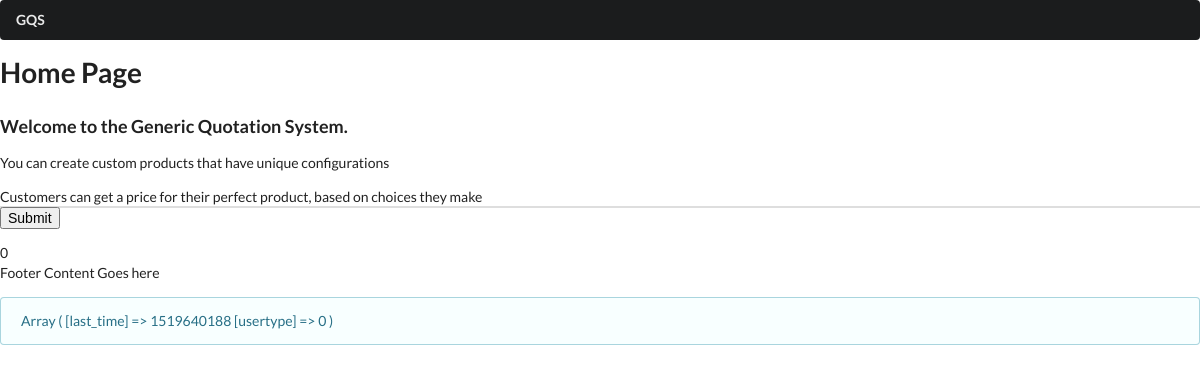
Before: /client/quote.php with the older database file.
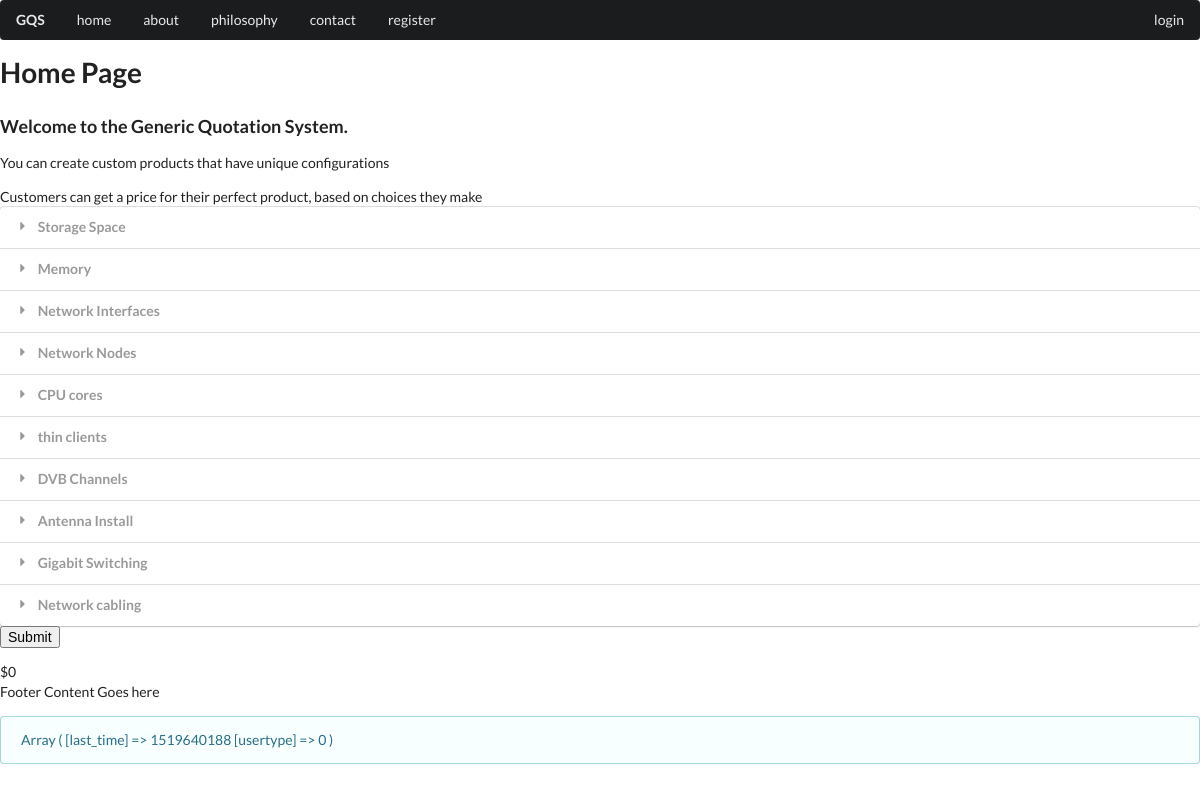
After: the same page with the newer database file.
### tables this page shows
CREATE TABLE `static` (
  `id` int(11) NOT NULL AUTO_INCREMENT,
  `short_title` varchar(24) NOT NULL,
  `privilege` int(1) NOT NULL,
  `title` varchar(240) NOT NULL,
  `byline` varchar(512) NOT NULL,
  `body` text NOT NULL,
  `image` varchar(256) NOT NULL,
  PRIMARY KEY (`id`),
  UNIQUE KEY `short_title` (`short_title`)
);

CREATE TABLE `line_item` (
  `line_item_id` int(11) NOT NULL AUTO_INCREMENT,
  `name` varchar(128) NOT NULL,
  `system_name` varchar(128) NOT NULL,
  `description` varchar(1024) NOT NULL,
  `image_small` varchar(128) NOT NULL,
  `image_medium` varchar(128) NOT NULL,
  `image_large` varchar(128) NOT NULL,
  `units` varchar(32) NOT NULL,
  `unit_increment` int(11) NOT NULL,
  `unit_cost` decimal(8,0) NOT NULL,
  `units_small` int(11) NOT NULL,
  `units_medium` int(11) NOT NULL,
  `units_large` int(11) NOT NULL,
  `units_min` int(11) NOT NULL,
  `units_max` int(11) NOT NULL,
  `enabled` int(11) NOT NULL,
  PRIMARY KEY (`line_item_id`)
);

### db.php (called while the page is built)
<?php
    function dbConnect() {
        $conn = new PDO("mysql:host=localhost;dbname=GQS", 'root', '');
        $conn->setAttribute(PDO::ATTR_ERRMODE, PDO::ERRMODE_EXCEPTION);
        return $conn;
    }
    function getAllLineItems() {
        $contentquery = "SELECT * FROM line_item";
        $conn = dbConnect();
        $stmt = $conn->prepare($contentquery);
        $stmt->execute();
        return $staticresult = $stmt->fetchAll(PDO::FETCH_ASSOC);
    }
?>

### client/quote.php (the view, shortened to what this page needs)
<?php
    include '../db.php';
    include "header.php";
?>
<?php
    include "menu.php";
?>
<div id="contentgroup">
    <div class="contentitem" id="home" style="display: block;"><h1>Home Page</h1><h3>Welcome to the Generic Quotation System. </h3><div><p>You can create custom products that have unique configurations</p>
    <p>Customers can get a price for their perfect product, based on choices they make</p></div></div>
</div>
<?php
    $allrec = getAllLineItems();
    echo '<form method="POST" action="quote.php">';
    echo '<div class="ui styled fluid accordion">';
    foreach($allrec as $onerec) {
        echo '<div class="title">
    <i class="dropdown icon"></i>
    ' . $onerec['name'] . '
  </div>';
    }
    echo '</div>';
    echo '<input type="submit">';
    echo '</form>';
    echo '<div id="total_value_output">0</div>';
?>
<?php
    include "footer.php";
?>

### client/header.php (shortened to what this page needs)
<html>
    <head>
        <link rel="stylesheet" href="../css/jquery-ui.min.css"/>
        <link rel="stylesheet" href="https://cdnjs.cloudflare.com/ajax/libs/semantic-ui/2.2.9/semantic.min.css"/>
        <link rel="stylesheet" href="../css/sementic_ui_range.css"/>
        <link rel="stylesheet" href="../css/customerbase.css" type="text/css">
    </head>
    <body>

### client/menu.php
    <div class="ui fluid borderless inverted pointing main menu">
        <a href="#" class="header item">GQS</a>
<?php
    $menusql = "SELECT short_title FROM static WHERE privilege = " . $_SESSION['usertype'] . " OR privilege = -1 ORDER BY id ASC;";
    $conn = dbConnect();
    $stmt = $conn->prepare($menusql);
    $stmt->execute();
    $result = $stmt->fetchAll(PDO::FETCH_ASSOC);
    for($loop = 0; $loop < count($result); $loop++) {
        if($loop == count($result) - 1) {
            echo '<div class="right menu"><a onClick="doMenu(\'' . $result[$loop]['short_title'] . '\')" class="item cursoron">' . $result[$loop]['short_title'] . '</a></div>';
        } else {
            echo '<a onClick="doMenu(\'' . $result[$loop]['short_title'] . '\')" class="item cursoron">' . $result[$loop]['short_title'] . '</a>';
        }
    }
?>
    </div>
<section>

### client/footer.php (shortened to what this page needs)
        </section>
        <footer>
            <p>Footer Content Goes here</p>
            <div class="ui info message">
<?php
        print_r($_SESSION);
?>
            </div>
        </footer>
    </body>
</html>

### css/customerbase.css (style rules this page uses)
.cursoron { cursor: grab; }
#contentgroup { display: block; }
.contentitem { display: none; }

Changed rows visible on the page:
added static: short_title "home"
added static: short_title "about"
added static: short_title "philosophy"
added static: short_title "contact"
added static: short_title "register"
added static: short_title "login"
added line_item: name "Storage Space"
added line_item: name "Memory"
added line_item: name "Network Interfaces"
added line_item: name "Network Nodes"
added line_item: name "CPU cores"
added line_item: name "thin clients"
added line_item: name "DVB Channels"
added line_item: name "Antenna Install"
added line_item: name "Gigabit Switching"
added line_item: name "Network cabling"
Other visible differences:
text no longer shown: "0"
text now shown: "$0"
